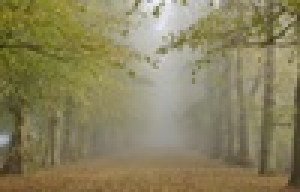
%> input picture ImageAnalyse/Task2/HazeRemoval/test images/1.jpg, 100 x 64 px, shrunk from 201 x 128 before the run (shown 3 times larger); its folder holds 4 pictures in this run
$ octave Main.m   (GNU Octave 9; MATLAB toolbox functions it lacks are replaced by stand-ins)
%> lines starting %> are read from the running program, lines starting %| are printed output that depends on the picture
### ImageAnalyse/Task2/HazeRemoval/RemoveHaze.m
function [] = RemoveHaze(file,filename)
%> called with filename = '1.jpg'
%REMOVEHAZE 此处显示有关此函数的摘要
%   此处显示详细说明

img = imread(file);
%> img is the input picture: size 64x100x3 uint8; mean R, G, B 137.6, 130.1, 94.4
figure;
subplot(321);imshow(img);title("Haze image");axis on;
%imwrite(img,['output\img\',filename]);

dark = GetDark(img);
darkimg = uint8(dark);
subplot(322);imshow(darkimg);title("Dark Channel");axis on;
%imwrite(darkimg,['output\darkimg\',filename]);

airlightimg = GetAirlight(img,dark);
subplot(323);imshow(airlightimg);title("Air Light");axis on;
%imwrite(airlightimg,['output\airlightimg\',filename]);

t_hat = GetT_hat(img,airlightimg);
subplot(324);imshow(t_hat);title("T hat");axis on;
%imwrite(t_hat,['output\t_hat\',filename]);

t = GuideFilter(t_hat,3,0.01);
subplot(325);imshow(t);title("T");axis on;
%imwrite(t,['output\t\',filename]);

imgRemovalHaze = GetImg(img,airlightimg,t);
subplot(326);imshow(imgRemovalHaze);title("Remove Haze");axis on;
%imwrite(imgRemovalHaze,['output\removehazeimg\',filename]);

end

### ImageAnalyse/Task2/HazeRemoval/GetDark.m
function dark = GetDark(img)
%GETDARK Get Dark Channel
%   �˴���ʾ��ϸ˵��
B = img(:,:,1);
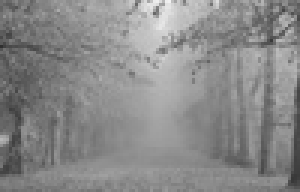
%> B: size 64x100 uint8 (shown 3 times larger); min 47, max 241, mean 137.6
G = img(:,:,2);
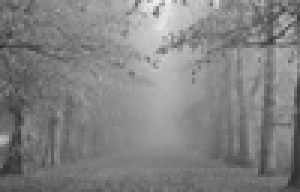
%> G: size 64x100 uint8 (shown 3 times larger); min 47, max 241, mean 130.1
R = img(:,:,3);
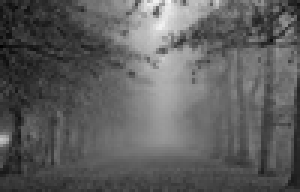
%> R: size 64x100 uint8 (shown 3 times larger); min 0, max 245, mean 94.4
[M,N] = size(R);
%> M = 64; N = 100
minRGB = zeros(M,N);
dark = zeros(M,N);
for i = 1:M
    for j = 1:N
        minRGB(i,j) = min(min(R(i,j),G(i,j)),min(R(i,j),B(i,j)));
    end
end

% Omega(X) size is 3*3
for i = 1:M
    for j = 1:N
        minNum = minRGB(i,j);
        for m = i-1:i+1
            for n = j-1:j+1
                if and(and(m>=1,m<=M),and(n>=1,n<=N))
                    minNum = min(minNum,minRGB(m,n));
                end
            end
        end
        dark(i,j) = minNum;
    end
end
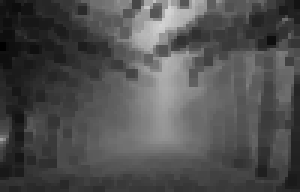
%> dark: size 64x100 double (shown 3 times larger); min 0, max 212, mean 79.8
end

### ImageAnalyse/Task2/HazeRemoval/GetAirlight.m
function airlightimg = GetAirlight(img,dark)
%GETAIRLIGHT Get the Air light
%   pick the top 0.1% brightest pixels in the dark channel
%   the pixels with highest intensity in the input image is selected as the
%   atmospheric light

[M,N] = size(dark);
airlight = zeros(M,N);
darkline = dark(:);
%> darkline = 6400 values, max 212 at index 3401, min 0 at index 15, mean 79.79
imggray = rgb2gray(img);

k = ceil(M*N * 0.001);
%> k = 7
%> the run ends on the next line
[~,I] = maxk(darkline,k);
highestintensity = 0;
posx = 0;
posy = 0;
for i = 1:k
    x = int32(mod(I(i),M))+1;
    y = int32((I(i)-1)/M)+1;
    if imggray(x,y) > highestintensity
        posx = x;
        posy = y;
    end
end

for i = 1:M
    for j = 1:N
        airlight(i,j) = imggray(posx,posy);
    end
end

airlightimg(:,:,1) = airlight;
airlightimg(:,:,2) = airlight;
airlightimg(:,:,3) = airlight;
airlightimg = uint8(airlightimg);

end

### ImageAnalyse/Task2/HazeRemoval/Main.m
clear;
clc;

currentFolder = pwd;
path = [currentFolder,'\test images\'];
subpath = dir(path);

for i = 3:length(subpath)
    file =[path,subpath(i).name];
    RemoveHaze(file,subpath(i).name);

$ run again, on ImageAnalyse/Task2/HazeRemoval/test images/haze3.jpg
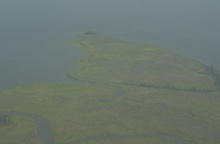
%> input picture ImageAnalyse/Task2/HazeRemoval/test images/haze3.jpg, 220 x 144 px, shrunk from 432 x 283 before the run
%> in RemoveHaze, img is the input picture: size 144x220x3 uint8; mean R, G, B 108.4, 119.5, 111.4
%> in GetDark, `G = img(:,:,2);`:
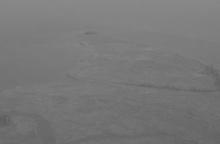
%> G: size 144x220 uint8; min 91, max 138, mean 119.5
%> after the loop in GetDark, `for i = 1:M`:
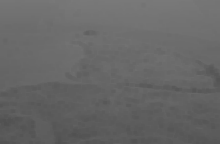
%> dark: size 144x220 double; min 80, max 121, mean 102.5

$ run again, on ImageAnalyse/Task2/HazeRemoval/test images/haze4.jpg
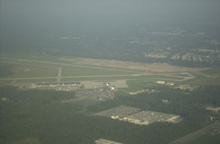
%> input picture ImageAnalyse/Task2/HazeRemoval/test images/haze4.jpg, 220 x 144 px, shrunk from 432 x 283 before the run
%> in RemoveHaze, img is the input picture: size 144x220x3 uint8; mean R, G, B 109.1, 118.3, 109.6
%> in GetDark, `B = img(:,:,1);`:
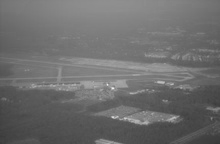
%> B: size 144x220 uint8; min 54, max 238, mean 109.1
%> after the loop in GetDark, `for i = 1:M`:
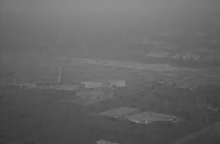
%> dark: size 144x220 double; min 53, max 143, mean 100.5

$ run again, on ImageAnalyse/Task2/HazeRemoval/test images/2.jpg
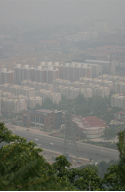
%> input picture ImageAnalyse/Task2/HazeRemoval/test images/2.jpg, 125 x 192 px
%> in RemoveHaze, img is the input picture: size 192x125x3 uint8; mean R, G, B 124.2, 126, 119.1
%> in GetDark, `B = img(:,:,1);`:
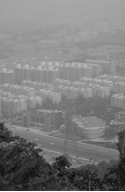
%> B: size 192x125 uint8; min 12, max 255, mean 124.2
%> after the loop in GetDark, `for i = 1:M`:
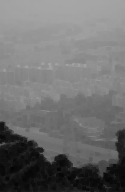
%> dark: size 192x125 double; min 5, max 167, mean 110.3
